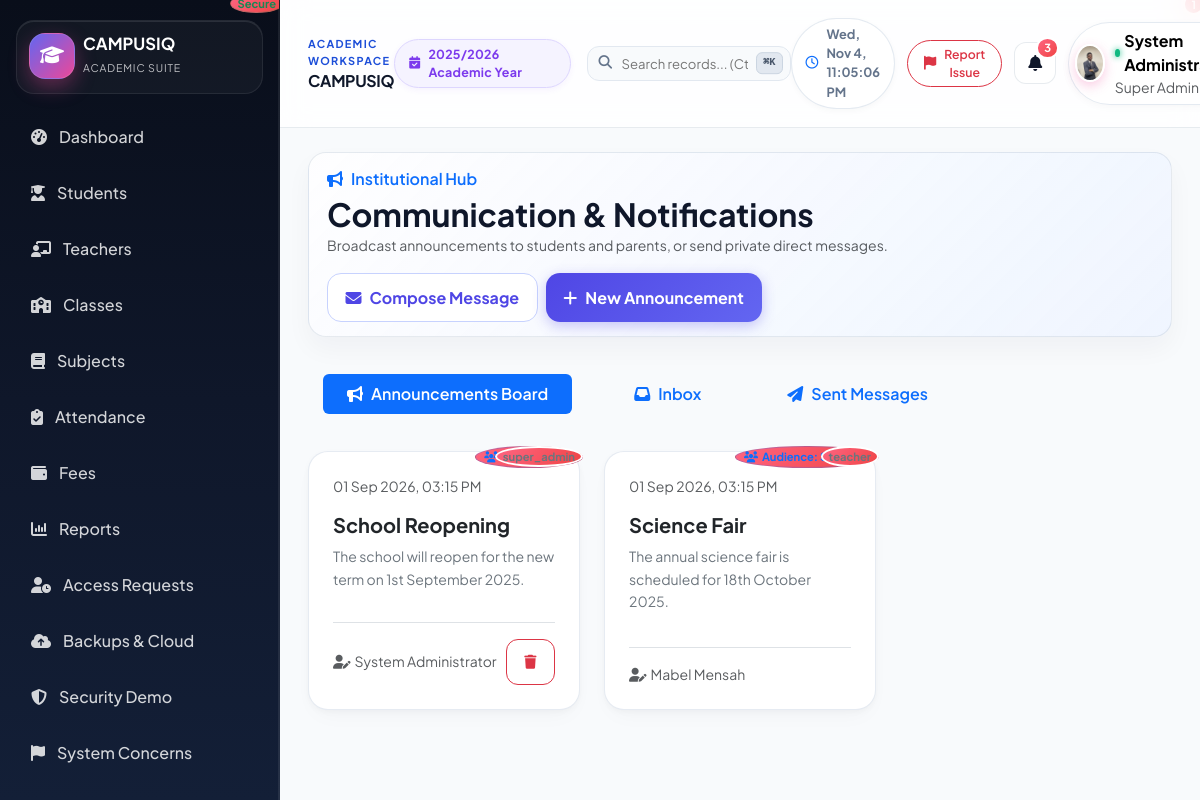
/teacher/communication.php (signed in), run on the app's committed database.
### tables this page shows
CREATE TABLE `school_settings` (
  `id` int(11) NOT NULL AUTO_INCREMENT,
  `school_name` varchar(200) NOT NULL,
  `motto` varchar(255) DEFAULT 'Excellence Through Education',
  `school_logo` varchar(255) DEFAULT NULL,
  `primary_color` varchar(30) DEFAULT '#1d4ed8',
  `address` text DEFAULT NULL,
  `phone` varchar(30) DEFAULT NULL,
  `email` varchar(150) DEFAULT NULL,
  `website` varchar(200) DEFAULT NULL,
  `currency` varchar(10) NOT NULL DEFAULT 'GH???',
  `academic_year_id` int(11) DEFAULT NULL,
  `term_id` int(11) DEFAULT NULL,
  `grading_system` text DEFAULT NULL,
  `paystack_public_key` varchar(255) DEFAULT NULL,
  `paystack_secret_key` varchar(255) DEFAULT NULL,
  `paystack_test_mode` tinyint(1) NOT NULL DEFAULT 1,
  `created_at` timestamp NOT NULL DEFAULT current_timestamp(),
  `updated_at` timestamp NOT NULL DEFAULT current_timestamp() ON UPDATE current_timestamp(),
  PRIMARY KEY (`id`),
  KEY `academic_year_id` (`academic_year_id`),
  KEY `term_id` (`term_id`),
  CONSTRAINT `school_settings_ibfk_1` FOREIGN KEY (`academic_year_id`) REFERENCES `academic_years` (`id`) ON DELETE SET NULL,
  CONSTRAINT `school_settings_ibfk_2` FOREIGN KEY (`term_id`) REFERENCES `terms` (`id`) ON DELETE SET NULL
);

CREATE TABLE `users` (
  `id` int(11) NOT NULL AUTO_INCREMENT,
  `name` varchar(150) NOT NULL,
  `email` varchar(150) NOT NULL,
  `password_hash` varchar(255) NOT NULL,
  `totp_secret` text DEFAULT NULL,
  `totp_enabled` tinyint(1) NOT NULL DEFAULT 0,
  `totp_failed_attempts` int(10) unsigned NOT NULL DEFAULT 0,
  `totp_locked_until` datetime DEFAULT NULL,
  `sms_otp` varchar(10) DEFAULT NULL,
  `sms_otp_expires_at` datetime DEFAULT NULL,
  `email_otp` varchar(10) DEFAULT NULL,
  `email_otp_expires_at` datetime DEFAULT NULL,
  `role` enum('super_admin','school_admin','teacher','student','parent','accountant') NOT NULL,
  `status` enum('active','inactive','pending') NOT NULL DEFAULT 'active',
  `phone` varchar(30) DEFAULT NULL,
  `photo` varchar(255) DEFAULT NULL,
  `created_at` timestamp NOT NULL DEFAULT current_timestamp(),
  `updated_at` timestamp NOT NULL DEFAULT current_timestamp() ON UPDATE current_timestamp(),
  PRIMARY KEY (`id`),
  UNIQUE KEY `email` (`email`),
  KEY `idx_users_email` (`email`),
  KEY `idx_users_role` (`role`)
);

CREATE TABLE `announcements` (
  `id` int(11) NOT NULL AUTO_INCREMENT,
  `title` varchar(200) NOT NULL,
  `message` text NOT NULL,
  `author_id` int(11) NOT NULL,
  `audience` enum('all','teachers','students','parents','admins') NOT NULL DEFAULT 'all',
  `status` enum('draft','published','archived') NOT NULL DEFAULT 'draft',
  `created_at` timestamp NOT NULL DEFAULT current_timestamp(),
  `updated_at` timestamp NOT NULL DEFAULT current_timestamp() ON UPDATE current_timestamp(),
  PRIMARY KEY (`id`),
  KEY `author_id` (`author_id`),
  KEY `idx_announcements_status` (`status`),
  CONSTRAINT `announcements_ibfk_1` FOREIGN KEY (`author_id`) REFERENCES `users` (`id`) ON DELETE CASCADE
);

### teacher/communication.php (the view, shortened to what the rows shown need)
<?php
require_once __DIR__ . '/../config/app.php';
require_once __DIR__ . '/../includes/auth.php';
$db = getDb();
$user = currentUser();
$userId = (int)$user['id'];
$announcements = $db->query('
    SELECT a.*, u.name as author_name, u.role as author_role
    FROM announcements a
    JOIN users u ON u.id = a.author_id
    WHERE a.status = "published"
    ORDER BY a.created_at DESC
')->fetchAll();
require_once __DIR__ . '/../includes/header.php';
?>
<div class="page-header d-flex flex-wrap justify-content-between align-items-center gap-3">
    <div>
        <h2 class="fw-bold mb-0">Communication & Notifications</h2>
    </div>
</div>
<div class="tab-content" id="commTabsContent">
    <div class="tab-pane fade show active" id="announcements-pane" role="tabpanel">
        <div class="row g-4">
            <?php if (empty($announcements)): ?>
                <div class="col-12">
                    <div class="card p-5 text-center border-0 shadow-sm">
                        <i class="fa-solid fa-bullhorn fs-1 text-secondary opacity-50 mb-3 d-block"></i>
                        <h5>No Announcements Posted Yet</h5>
                        <p class="text-muted">Post circulars, test schedules, or classroom reminders using the "New Announcement" button.</p>
                    </div>
                </div>
            <?php else: ?>
                <?php foreach ($announcements as $a):
                    $isAuthor = ((int)$a['author_id'] === $userId);
                ?>
                    <div class="col-md-6 col-xl-4">
                        <div class="card h-100 border-0 shadow-sm p-4 d-flex flex-column justify-content-between">
                            <div>
                                <div class="d-flex justify-content-between align-items-start mb-3">
                                    <span class="badge bg-primary bg-opacity-10 text-primary border border-primary border-opacity-25 px-2 py-1 text-capitalize">
                                        <i class="fa-solid fa-users me-1"></i>Audience: <?php echo e($a['audience']); ?>
                                    </span>
                                    <small class="text-muted"><?php echo date('d M Y, h:i A', strtotime($a['created_at'])); ?></small>
                                </div>
                                <h5 class="fw-bold text-dark mb-2"><?php echo e($a['title']); ?></h5>
                                <p class="text-secondary small mb-3" style="line-height: 1.6;"><?php echo nl2br(e($a['message'])); ?></p>
                            </div>
                            <div class="pt-3 border-top d-flex justify-content-between align-items-center mt-3">
                                <div class="small text-muted">
                                    <i class="fa-solid fa-user-pen me-1"></i><?php echo e($a['author_name']); ?>
                                    <span class="badge bg-light text-secondary ms-1"><?php echo e($a['author_role']); ?></span>
                                </div>
                                <?php if ($isAuthor): ?>
                                    <form method="POST" class="d-inline" onsubmit="return confirm('Remove this announcement?');">
                                        <button type="submit" class="btn btn-sm btn-outline-danger" title="Delete">
                                            <i class="fa-solid fa-trash"></i>
                                        </button>
                                    </form>
                                <?php endif; ?>
                            </div>
                        </div>
                    </div>
                <?php endforeach; ?>
            <?php endif; ?>
        </div>
    </div>
</div>
<?php require_once __DIR__ . '/../includes/footer.php'; ?>

### includes/header.php (shortened to what the rows shown need)
<?php
require_once __DIR__ . '/../config/app.php';
require_once __DIR__ . '/../includes/auth.php';
$baseUrl = baseUrl();
$settings = getSchoolSettings();
$user = currentUser();
$role = $user['role'] ?? 'guest';
function navItems(string $role, string $baseUrl): array
{
    return $items[$role] ?? $items['student'];
}
?><!DOCTYPE html>
<html lang="en">
<head>
    <link href="https://cdn.jsdelivr.net/npm/bootstrap@5.3.3/dist/css/bootstrap.min.css" rel="stylesheet">
    <link rel="stylesheet" href="https://cdnjs.cloudflare.com/ajax/libs/font-awesome/6.5.2/css/all.min.css">
    <link rel="stylesheet" href="<?php echo $baseUrl ? $baseUrl : ''; ?>/assets/css/style.css?v=<?php echo filemtime(__DIR__ . '/../assets/css/style.css'); ?>">
</head>
<body>
<?php if (isLoggedIn()):
    $currentUri = $_SERVER['REQUEST_URI'] ?? '';
?>
<div class="app-shell">
    <aside class="sidebar offcanvas-lg offcanvas-start" id="sidebarNav" tabindex="-1" aria-labelledby="sidebarNavLabel">
        <div class="brand-box d-flex align-items-center justify-content-between">
            <div class="d-flex align-items-center gap-2 min-w-0">
                <div class="brand-mark flex-shrink-0"><i class="fa-solid fa-graduation-cap"></i></div>
                <div class="brand-copy min-w-0">
                    <div class="brand-name text-truncate" id="sidebarNavLabel"><?php echo e($settings['school_name']); ?></div>
                    <small class="brand-tag">Academic Suite</small>
                </div>
            </div>
        </div>
        <nav class="nav-menu">
            <?php foreach (navItems($role, $baseUrl) as $item):
                $isActive = (parse_url($item['url'], PHP_URL_PATH) === parse_url($currentUri, PHP_URL_PATH));
            ?>
                <a href="<?php echo $item['url']; ?>" class="nav-item <?php echo $isActive ? 'active' : ''; ?>">
                    <i class="fa-solid <?php echo $item['icon']; ?>"></i>
                    <span><?php echo e($item['label']); ?></span>
                </a>
            <?php endforeach; ?>
        </nav>
        <div class="sidebar-footer">
            <div class="mb-2 px-2 d-flex align-items-center justify-content-between">
                <span class="badge bg-success bg-opacity-25 text-success border border-success border-opacity-25">Secure</span>
            </div>
        </div>
    </aside>
    <div class="main-panel">
        <nav class="topbar">
            <div class="d-flex align-items-center gap-2 min-w-0">
                <div class="min-w-0">
                    <div class="workspace-kicker d-none d-sm-block">Academic Workspace</div>
                    <h4 class="page-title mb-0 text-truncate fs-6 fw-bold"><?php echo e($settings['school_name']); ?></h4>
                </div>
            </div>
            <div class="d-none d-lg-flex align-items-center gap-3">
                <span class="session-badge">
                    <i class="fa-solid fa-calendar-check me-2"></i>2025/2026 Academic Year
                </span>
                <div class="search-box">
                    <input type="text" id="globalSearch" placeholder="Search records... (Ctrl + K)">
                    <span class="search-kbd">⌘K</span>
                </div>
            </div>
            <div class="topbar-actions">
                <div class="live-clock d-none d-md-inline-flex">
                    <i class="fa-regular fa-clock text-primary"></i>
                    <span id="headerLiveClock"></span>
                </div>
                <button class="btn btn-sm btn-outline-danger d-inline-flex align-items-center gap-2 rounded-pill px-3 py-1 shadow-xs bg-white border-opacity-75" type="button" data-bs-toggle="modal" data-bs-target="#reportSystemConcernModal" title="Report System Concern / Suggestion">
                    <i class="fa-solid fa-flag text-danger"></i>
                    <span class="d-none d-md-inline small fw-semibold text-danger">Report Issue</span>
                </button>
                <div class="dropdown">
                    <button class="icon-button" type="button" data-bs-toggle="dropdown" aria-expanded="false" title="Notifications">
                        <i class="fa-solid fa-bell"></i>
                        <span class="badge">3</span>
                    </button>
                </div>
                <div class="dropdown">
                    <button class="profile-pill border-0 text-start bg-white" type="button" data-bs-toggle="dropdown" aria-expanded="false" title="Account Menu">
                        <?php
                            $hdrPhoto = $user['photo'] ?? null;
                            $hasHdrPhoto = !empty($hdrPhoto) && file_exists(__DIR__ . '/../' . ltrim($hdrPhoto, '/\\'));
                        ?>
                        <?php if ($hasHdrPhoto): ?>
                            <img src="<?php echo $baseUrl . '/' . ltrim($hdrPhoto, '/\\'); ?>" alt="Avatar" class="avatar-sm rounded-circle object-fit-cover shadow-sm">
                        <?php else: ?>
                            <div class="avatar-sm">
                                <?php echo strtoupper(substr($user['name'] ?? 'U', 0, 1)); ?>
                            </div>
                        <?php endif; ?>
                        <div class="d-none d-sm-block">
                            <div class="d-flex align-items-center">
                                <span class="online-dot"></span>
                                <strong><?php echo e($user['name'] ?? 'User'); ?></strong>
                            </div>
                            <small class="text-muted"><?php echo e(userRoleLabel($role)); ?></small>
                        </div>
                    </button>
                </div>
            </div>
        </nav>
        <main class="content-area">
<?php else: ?>
<div class="auth-page">
<?php endif; ?>

### data on the page
school_settings: school_name "CAMPUSIQ"
users: name "System…", role "Super Admin"
announcements: created_at "01 Sep 2026, 03:15 PM", title "School Reopening", message "The school will reopen for the new term on 1st September 2025.", author.name "System Administrator", author.role "super_admin"
announcements: created_at "01 Sep 2026, 03:15 PM", title "Science Fair", message "The annual science fair is scheduled for 18th October 2025.", author.name "Mabel Mensah", author.role "teacher"

### other printed values
$item['label'] "Dashboard"
$item['label'] "Students"
$item['label'] "Teachers"
$item['label'] "Classes"
$item['label'] "Subjects"
$item['label'] "Attendance"
$item['label'] "Fees"
$item['label'] "Reports"
$item['label'] "Access Requests"
$item['label'] "Backups & Cloud"
$item['label'] "Security Demo"
$item['label'] "System Concerns"
